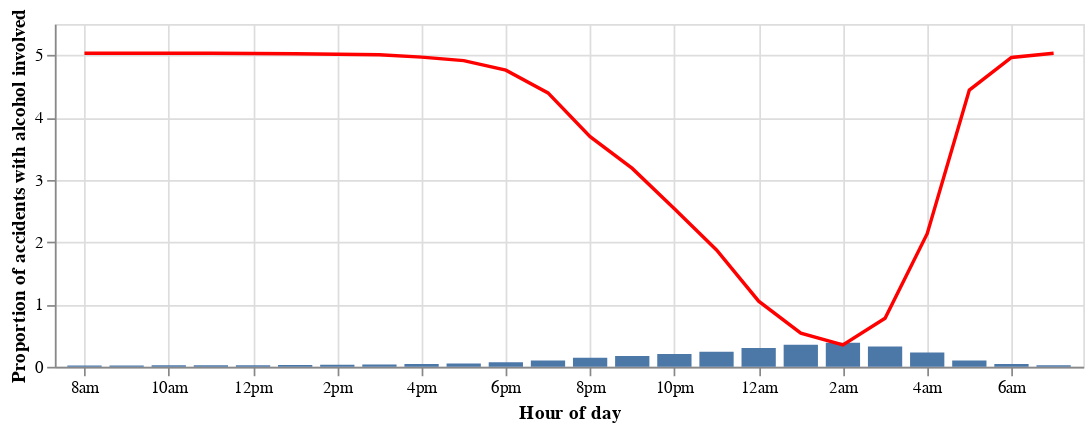
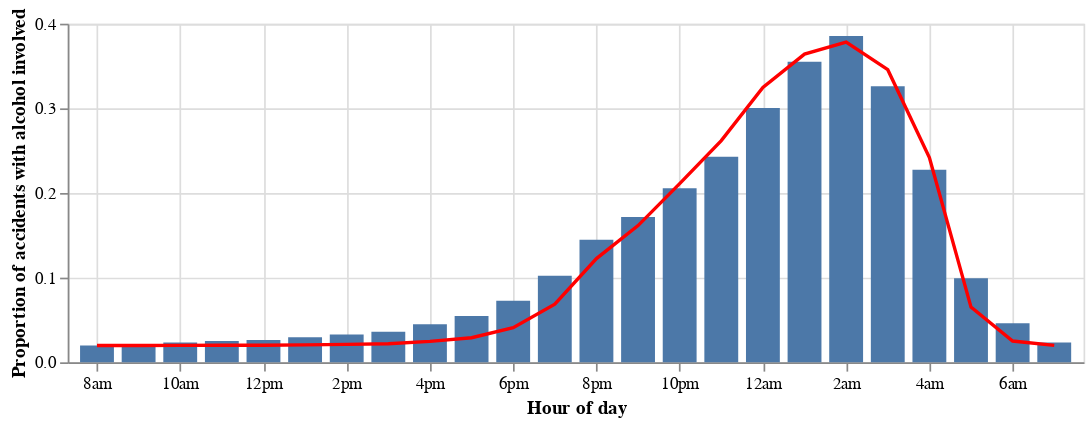

The notebook cell saved with these charts, in order:
### Code cell
# build data frame
dftod = pd.DataFrame()
dftod["hour"] = range(0, 24)
dftod["p"] = dfc.groupby("hour")["alcohol_involved"].mean()
dftod["adj_hour"] = [16, 17, 18, 19, 20, 21, 22, 23, 0, 1, 2, 3, 4, 5, 6, 7, 8, 9, 10, 11, 12, 13, 14, 15]

# fit and scale skewnormal
shape, loc, scale = skewnorm.fit(dftod["p"])
dftod["p_fit"] = skewnorm.pdf(dftod["p"], shape, loc, scale)
dftod["p_fit_scale"] = -dftod["p_fit"] / max(dftod["p_fit"]) * max(dftod["p"]) + abs(max(dftod["p"]) + min(dftod["p"])) # scale

# plot fit against test data
palc_base = alt.Chart(dftod).mark_bar(width = 20).encode(
    x = alt.X("adj_hour", title = "Hour of day", scale = alt.Scale(domain = [-0.5, 23.5]),
               axis = alt.Axis(labelExpr = "{0: '8am', 1: '9am', 2: '10am', 3: '11am', 4: '12pm', 5: '1pm', 6: '2pm', 7: '3pm', 8: '4pm', 9: '5pm', 10: '6pm', 11: '7pm', 12: '8pm', 13: '9pm', 14: '10pm', 15: '11pm', 16: '12am', 17: '1am', 18: '2am', 19: '3am', 20: '4am', 21: '5am', 22: '6am', 23: '7am'}[datum.value]")),
    y = alt.Y("p", title = "Proportion of accidents with alcohol involved")
).properties(width = 600, height = 200)

palc_fit = alt.Chart(dftod).mark_line(color = "red").encode(
    x = alt.X("adj_hour", title = "Hour of day", scale = alt.Scale(domain = [-0.5, 23.5]),
               axis = alt.Axis(labelExpr = "{0: '8am', 1: '9am', 2: '10am', 3: '11am', 4: '12pm', 5: '1pm', 6: '2pm', 7: '3pm', 8: '4pm', 9: '5pm', 10: '6pm', 11: '7pm', 12: '8pm', 13: '9pm', 14: '10pm', 15: '11pm', 16: '12am', 17: '1am', 18: '2am', 19: '3am', 20: '4am', 21: '5am', 22: '6am', 23: '7am'}[datum.value]")),
    y = alt.Y("p_fit", title = "Proportion of accidents with alcohol involved")
).properties(width = 600, height = 200)

palc_fit_scale = alt.Chart(dftod).mark_line(color = "red").encode(
    x = alt.X("adj_hour", title = "Hour of day", scale = alt.Scale(domain = [-0.5, 23.5]),
               axis = alt.Axis(labelExpr = "{0: '8am', 1: '9am', 2: '10am', 3: '11am', 4: '12pm', 5: '1pm', 6: '2pm', 7: '3pm', 8: '4pm', 9: '5pm', 10: '6pm', 11: '7pm', 12: '8pm', 13: '9pm', 14: '10pm', 15: '11pm', 16: '12am', 17: '1am', 18: '2am', 19: '3am', 20: '4am', 21: '5am', 22: '6am', 23: '7am'}[datum.value]")),
    y = alt.Y("p_fit_scale", title = "Proportion of accidents with alcohol involved")
).properties(width = 600, height = 200)

(palc_base + palc_fit).display()
(palc_base + palc_fit_scale).display()

### Figure 1 — Vega-Lite specification as saved in the notebook (floating-point values rounded to 4 significant figures)
{"config": {"view": {"continuousWidth": 300, "continuousHeight": 300}}, "layer": [{"mark": {"type": "bar", "width": 20}, "encoding": {"x": {"axis": {"labelExpr": "{0: '8am', 1: '9am', 2: '10am', 3: '11am', 4: '12pm', 5: '1pm', 6: '2pm', 7: '3pm', 8: '4pm', 9: '5pm', 10: '6pm', 11: '7pm', 12: '8pm', 13: '9pm', 14: '10pm', 15: '11pm', 16: '12am', 17: '1am', 18: '2am', 19: '3am', 20: '4am', 21: '5am', 22: '6am', 23: '7am'}[datum.value]"}, "field": "adj_hour", "scale": {"domain": [-0.5, 23.5]}, "title": "Hour of day", "type": "quantitative"}, "y": {"field": "p", "title": "Proportion of accidents with alcohol involved", "type": "quantitative"}}}, {"mark": {"type": "line", "color": "red"}, "encoding": {"x": {"axis": {"labelExpr": "{0: '8am', 1: '9am', 2: '10am', 3: '11am', 4: '12pm', 5: '1pm', 6: '2pm', 7: '3pm', 8: '4pm', 9: '5pm', 10: '6pm', 11: '7pm', 12: '8pm', 13: '9pm', 14: '10pm', 15: '11pm', 16: '12am', 17: '1am', 18: '2am', 19: '3am', 20: '4am', 21: '5am', 22: '6am', 23: '7am'}[datum.value]"}, "field": "adj_hour", "scale": {"domain": [-0.5, 23.5]}, "title": "Hour of day", "type": "quantitative"}, "y": {"field": "p_fit", "title": "Proportion of accidents with alcohol involved", "type": "quantitative"}}}], "data": {"name": "data-3acd0ac60c4bd7d4ebe15501597fc794"}, "height": 200, "width": 600, "$schema": "https://vega.github.io/schema/vega-lite/v5.20.1.json", "datasets": {"data-3acd0ac60c4bd7d4ebe15501597fc794": [{"hour": 0, "p": 0.3003, "adj_hour": 16, "p_fit": 1.053, "p_fit_scale": 0.3247}, {"hour": 1, "p": 0.355, "adj_hour": 17, "p_fit": 0.5389, "p_fit_scale": 0.3641}, {"hour": 2, "p": 0.3855, "adj_hour": 18, "p_fit": 0.3524, "p_fit_scale": 0.3784}, {"hour": 3, "p": 0.3261, "adj_hour": 19, "p_fit": 0.7791, "p_fit_scale": 0.3457}, {"hour": 4, "p": 0.2275, "adj_hour": 20, "p_fit": 2.135, "p_fit_scale": 0.2418}, {"hour": 5, "p": 0.09921, "adj_hour": 21, "p_fit": 4.44, "p_fit_scale": 0.06523}, {"hour": 6, "p": 0.04611, "adj_hour": 22, "p_fit": 4.964, "p_fit_scale": 0.02512}, {"hour": 7, "p": 0.02349, "adj_hour": 23, "p_fit": 5.031, "p_fit_scale": 0.01997}, {"hour": 8, "p": 0.01987, "adj_hour": 0, "p_fit": 5.032, "p_fit_scale": 0.01987}, {"hour": 9, "p": 0.02115, "adj_hour": 1, "p_fit": 5.032, "p_fit_scale": 0.01989}, {"hour": 10, "p": 0.0235, "adj_hour": 2, "p_fit": 5.031, "p_fit_scale": 0.01997}, {"hour": 11, "p": 0.02506, "adj_hour": 3, "p_fit": 5.029, "p_fit_scale": 0.02008}, {"hour": 12, "p": 0.02641, "adj_hour": 4, "p_fit": 5.028, "p_fit_scale": 0.0202}, {"hour": 13, "p": 0.02949, "adj_hour": 5, "p_fit": 5.023, "p_fit_scale": 0.02058}, {"hour": 14, "p": 0.03271, "adj_hour": 6, "p_fit": 5.016, "p_fit_scale": 0.02113}, {"hour": 15, "p": 0.03607, "adj_hour": 7, "p_fit": 5.006, "p_fit_scale": 0.02188}, {"hour": 16, "p": 0.04505, "adj_hour": 8, "p_fit": 4.969, "p_fit_scale": 0.0247}, {"hour": 17, "p": 0.05465, "adj_hour": 9, "p_fit": 4.912, "p_fit_scale": 0.02903}, {"hour": 18, "p": 0.07285, "adj_hour": 10, "p_fit": 4.759, "p_fit_scale": 0.0408}, {"hour": 19, "p": 0.1024, "adj_hour": 11, "p_fit": 4.395, "p_fit_scale": 0.0687}, {"hour": 20, "p": 0.1447, "adj_hour": 12, "p_fit": 3.692, "p_fit_scale": 0.1226}, {"hour": 21, "p": 0.1716, "adj_hour": 13, "p_fit": 3.183, "p_fit_scale": 0.1615}, {"hour": 22, "p": 0.2055, "adj_hour": 14, "p_fit": 2.536, "p_fit_scale": 0.2111}, {"hour": 23, "p": 0.2427, "adj_hour": 15, "p_fit": 1.874, "p_fit_scale": 0.2618}]}}

### Figure 2 — Vega-Lite specification as saved in the notebook (floating-point values rounded to 4 significant figures)
{"config": {"view": {"continuousWidth": 300, "continuousHeight": 300}}, "layer": [{"mark": {"type": "bar", "width": 20}, "encoding": {"x": {"axis": {"labelExpr": "{0: '8am', 1: '9am', 2: '10am', 3: '11am', 4: '12pm', 5: '1pm', 6: '2pm', 7: '3pm', 8: '4pm', 9: '5pm', 10: '6pm', 11: '7pm', 12: '8pm', 13: '9pm', 14: '10pm', 15: '11pm', 16: '12am', 17: '1am', 18: '2am', 19: '3am', 20: '4am', 21: '5am', 22: '6am', 23: '7am'}[datum.value]"}, "field": "adj_hour", "scale": {"domain": [-0.5, 23.5]}, "title": "Hour of day", "type": "quantitative"}, "y": {"field": "p", "title": "Proportion of accidents with alcohol involved", "type": "quantitative"}}}, {"mark": {"type": "line", "color": "red"}, "encoding": {"x": {"axis": {"labelExpr": "{0: '8am', 1: '9am', 2: '10am', 3: '11am', 4: '12pm', 5: '1pm', 6: '2pm', 7: '3pm', 8: '4pm', 9: '5pm', 10: '6pm', 11: '7pm', 12: '8pm', 13: '9pm', 14: '10pm', 15: '11pm', 16: '12am', 17: '1am', 18: '2am', 19: '3am', 20: '4am', 21: '5am', 22: '6am', 23: '7am'}[datum.value]"}, "field": "adj_hour", "scale": {"domain": [-0.5, 23.5]}, "title": "Hour of day", "type": "quantitative"}, "y": {"field": "p_fit_scale", "title": "Proportion of accidents with alcohol involved", "type": "quantitative"}}}], "data": {"name": "data-3acd0ac60c4bd7d4ebe15501597fc794"}, "height": 200, "width": 600, "$schema": "https://vega.github.io/schema/vega-lite/v5.20.1.json", "datasets": {"data-3acd0ac60c4bd7d4ebe15501597fc794": [{"hour": 0, "p": 0.3003, "adj_hour": 16, "p_fit": 1.053, "p_fit_scale": 0.3247}, {"hour": 1, "p": 0.355, "adj_hour": 17, "p_fit": 0.5389, "p_fit_scale": 0.3641}, {"hour": 2, "p": 0.3855, "adj_hour": 18, "p_fit": 0.3524, "p_fit_scale": 0.3784}, {"hour": 3, "p": 0.3261, "adj_hour": 19, "p_fit": 0.7791, "p_fit_scale": 0.3457}, {"hour": 4, "p": 0.2275, "adj_hour": 20, "p_fit": 2.135, "p_fit_scale": 0.2418}, {"hour": 5, "p": 0.09921, "adj_hour": 21, "p_fit": 4.44, "p_fit_scale": 0.06523}, {"hour": 6, "p": 0.04611, "adj_hour": 22, "p_fit": 4.964, "p_fit_scale": 0.02512}, {"hour": 7, "p": 0.02349, "adj_hour": 23, "p_fit": 5.031, "p_fit_scale": 0.01997}, {"hour": 8, "p": 0.01987, "adj_hour": 0, "p_fit": 5.032, "p_fit_scale": 0.01987}, {"hour": 9, "p": 0.02115, "adj_hour": 1, "p_fit": 5.032, "p_fit_scale": 0.01989}, {"hour": 10, "p": 0.0235, "adj_hour": 2, "p_fit": 5.031, "p_fit_scale": 0.01997}, {"hour": 11, "p": 0.02506, "adj_hour": 3, "p_fit": 5.029, "p_fit_scale": 0.02008}, {"hour": 12, "p": 0.02641, "adj_hour": 4, "p_fit": 5.028, "p_fit_scale": 0.0202}, {"hour": 13, "p": 0.02949, "adj_hour": 5, "p_fit": 5.023, "p_fit_scale": 0.02058}, {"hour": 14, "p": 0.03271, "adj_hour": 6, "p_fit": 5.016, "p_fit_scale": 0.02113}, {"hour": 15, "p": 0.03607, "adj_hour": 7, "p_fit": 5.006, "p_fit_scale": 0.02188}, {"hour": 16, "p": 0.04505, "adj_hour": 8, "p_fit": 4.969, "p_fit_scale": 0.0247}, {"hour": 17, "p": 0.05465, "adj_hour": 9, "p_fit": 4.912, "p_fit_scale": 0.02903}, {"hour": 18, "p": 0.07285, "adj_hour": 10, "p_fit": 4.759, "p_fit_scale": 0.0408}, {"hour": 19, "p": 0.1024, "adj_hour": 11, "p_fit": 4.395, "p_fit_scale": 0.0687}, {"hour": 20, "p": 0.1447, "adj_hour": 12, "p_fit": 3.692, "p_fit_scale": 0.1226}, {"hour": 21, "p": 0.1716, "adj_hour": 13, "p_fit": 3.183, "p_fit_scale": 0.1615}, {"hour": 22, "p": 0.2055, "adj_hour": 14, "p_fit": 2.536, "p_fit_scale": 0.2111}, {"hour": 23, "p": 0.2427, "adj_hour": 15, "p_fit": 1.874, "p_fit_scale": 0.2618}]}}
